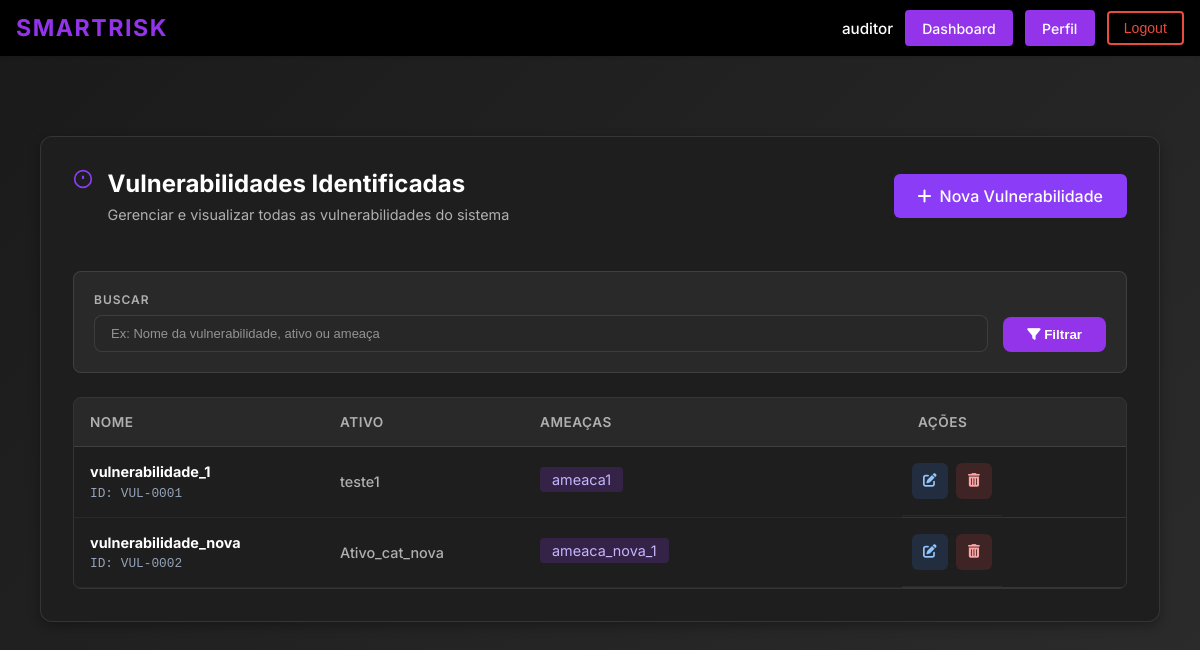
The page /lista_vulnerabilidades/ (signed in) on the database as committed earlier.
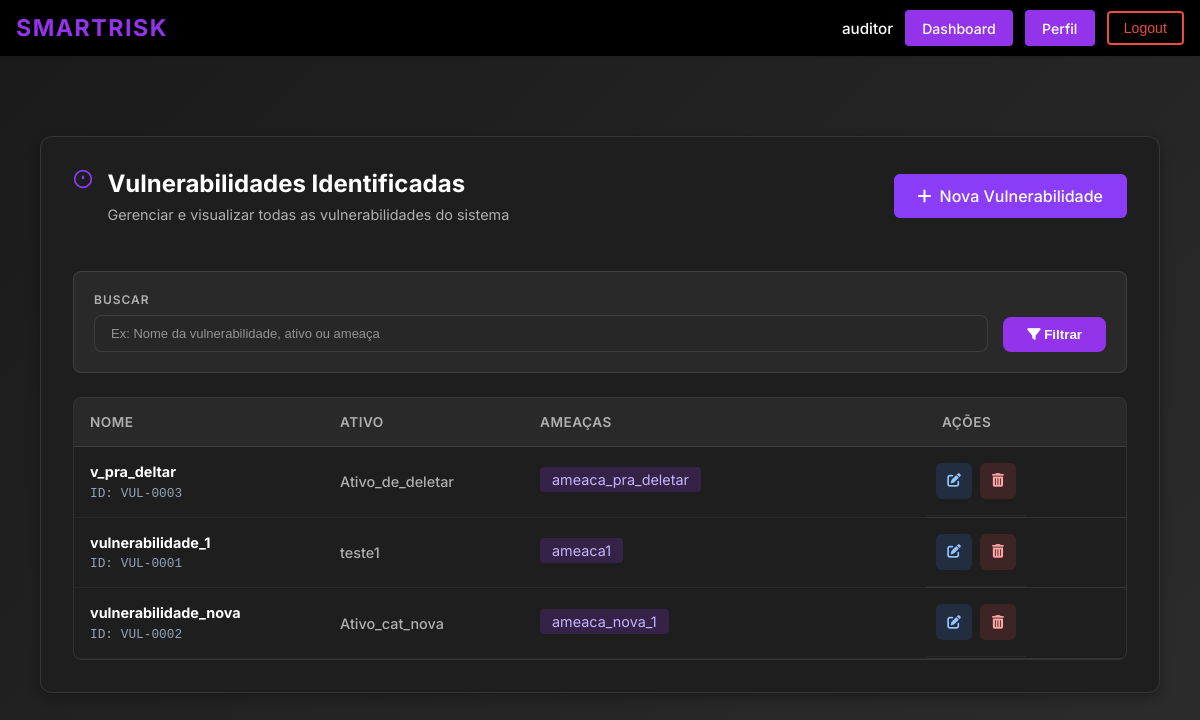
The same page on the database as committed later.
### ismsapp/models.py (models this page shows, shortened)
class Vulnerabilidade(models.Model):
    """The asset that has this vulnerability. Each vulnerability is linked to exactly one asset, but an asset can have multiple vulnerabilities."""
    ativo = models.ForeignKey(
        Ativo,
        on_delete = models.CASCADE,
        related_name = "vulnerabilidades",
        help_text = "O ativo que contém esta vulnerabilidade.",
    )
    """The threats that could exploit this vulnerability. Each vulnerability can be linked to multiple threats."""
    ameacas = models.ManyToManyField(
        Ameaca,
        related_name = "vulnerabilidades",
        help_text = "As ameaças que poderiam explorar esta vulnerabilidade.",
    )
    """Name/title of the vulnerability for easy identification."""
    nome = models.CharField(
        max_length=255,
        help_text="Nome ou título da vulnerabilidade identificada (ex: Falta de validação de entradas).",
    )
    class Meta:
        verbose_name = "Vulnerabilidade"
        verbose_name_plural = "Vulnerabilidades"

class Ativo(models.Model):
    """Name/identifier of the asset (e.g., 'Servidor de Banco de Dados Prod-01')."""
    nome = models.CharField(
        max_length=255,
        default="Ativo",
        help_text="Nome único ou identificador do ativo (ex.: 'Servidor de Banco de Dados Prod-01').",
    )
    """Foreign key to the asset category that classifies this asset."""
    categoria = models.ForeignKey(
        CategoriaAtivo,
        on_delete=models.SET_NULL,
        null=True,
        related_name="ativos",
        help_text="Categoria que classifica este ativo.",
    )
    """Numeric score for the Confidentiality dimension, indicating how sensitive the asset's information is. Higher values mean greater damage if data is disclosed without authorization."""
    confidencialidade = models.PositiveSmallIntegerField(
        verbose_name = "Confidencialidade (C)",
        default = 0,
        help_text = (
            "Grau de sensibilidade das informações deste ativo. "
            "Uma pontuação mais alta indica maior prejuízo caso os dados sejam divulgados sem autorização."
        ),
    )
    """Numeric score for the Integrity dimension, indicating how critical it is that the asset's data remains accurate and unaltered. Higher values mean greater harm if data is modified or corrupted."""
    integridade = models.PositiveSmallIntegerField(
        verbose_name = "Integridade (I)",
        default = 0,
        help_text = (
            "Grau de criticalidade do dado deste ativo. "
            "Uma pontuação mais alta indica maior dano se os dados forem modificados ou corrompidos."
        ),
    )
    """Numeric score for the Availability dimension, indicating how important it is that the asset is accessible when needed. Higher values mean more severe impact if the asset becomes unavailable."""
    disponibilidade = models.PositiveSmallIntegerField(
        verbose_name = "Disponibilidade (D)",
        default = 0,
        help_text = (
            "Grau de importância do acesso a este ativo quando necessário. "
            "Uma pontuação mais alta indica impacto mais severo se o ativo se tornar indisponível."
        ),
    )
    """The Privacy dimension score, indicating how much the asset handles personal data subject to privacy regulations. Higher values mean greater exposure to privacy-related obligations and risks."""
    privacidade = models.PositiveSmallIntegerField(
        verbose_name = "Privacidade (P)",
        default = 0,
        help_text = (
            "O grau em que este ativo lida com dados pessoais sujeitos a regulamentações de privacidade. "
            "Uma pontuação mais alta indica maior exposição a obrigações e riscos relacionados à privacidade."
        ),
    )
    """Composite CIDP weight calculated from the four dimension scores previously defined. This value is used in risk scoring to reflect the overall criticality of the asset. Consider overriding the save() method or using a @property to automatically keep this value in sync whenever any of the individual dimension scores are updated."""
    peso_cidp = models.DecimalField(
        max_digits = 5,
        decimal_places = 2,
        default = 0,
        help_text = (
            "Peso composto CIDP calculado a partir das quatro pontuações de dimensão acima. "
        ),
    )
    class Meta:
        verbose_name = "Ativo"
        verbose_name_plural = "Ativos"

class Ameaca(models.Model):
    """The name/title of the threat."""
    nome = models.CharField(
        max_length=255,
        help_text="Nome ou título da ameaça (ex: Ransomware Cryptolocker).",
    )
    """The assets that this threat targets. A threat can affect multiple assets."""
    ativos = models.ManyToManyField(
        Ativo,
        related_name = "ameacas",
        help_text = "Os ativos que esta ameaça tem como alvo.",
    )
    class Meta:
        verbose_name = "Ameaça"
        verbose_name_plural = "Ameaças"

### ismsapp/views.py (the view)
# urls.py: path("lista_vulnerabilidades/", views.ReadVulnerabilidadeView.as_view(), name="lista_vulnerabilidades"),
class ReadVulnerabilidadeView(View):
    template_name = "ismsapp/lista_vulnerabilidades.html"
    def _check_permission(self, user):
        if not user.is_authenticated:
            return False
        user_profile = getattr(user, 'profile', None)
        if not user_profile:
            return False
        allowed_actors = [
            UserProfile.Actor.AUDITOR,
            UserProfile.Actor.ANALISTA
        ]
        return user_profile.actor_type in allowed_actors
    @method_decorator(login_required(login_url="login"))
    def get(self, request, *args, **kwargs):
        if not self._check_permission(request.user):
            messages.error(request, "Você não tem permissão para acessar esta página.")
            return redirect('dashboard')
        from .models import Vulnerabilidade
        from django.db.models import Q
        search_query = request.GET.get('search', '').strip()
        vulnerabilidades = Vulnerabilidade.objects.select_related('ativo').prefetch_related('ameacas').order_by('nome')
        if search_query:
            vulnerabilidades = vulnerabilidades.filter(
                Q(nome__icontains=search_query) |
                Q(ativo__nome__icontains=search_query) |
                Q(ameacas__nome__icontains=search_query)
            ).distinct()
        total = vulnerabilidades.count()
        pode_editar_deletar = self._check_permission(request.user)
        contexto = {
            'vulnerabilidades': vulnerabilidades,
            'total_vulnerabilidades': total,
            'search_query': search_query,
            'pode_editar_deletar': pode_editar_deletar,
        }
        return render(request, self.template_name, contexto)

### ismsapp/templates/ismsapp/lista_vulnerabilidades.html (shortened to what this page needs)
{% extends "ismsapp/base.html" %}
{% load static %}
{% block extra_css %}
<link href="https://cdnjs.cloudflare.com/ajax/libs/font-awesome/6.4.0/css/all.min.css" rel="stylesheet">
<link href="{% static 'css/ismsapp/gestao_vulnerabilidades.css' %}" rel="stylesheet">
<link href="{% static 'css/ismsapp/lista_vulnerabilidades.css' %}" rel="stylesheet">
{% endblock %}
{% block content %}
<div class="page">
  <div class="card vulnerabilities-card">
    <div class="card-header-simple page-header">
      <div class="header-title-group">
        <svg width="20" height="20" viewBox="0 0 24 24" fill="none" stroke="#8b3cf7" stroke-width="2">
          <circle cx="12" cy="12" r="10"/>
          <path d="M12 8v4m0 4v.01" stroke-width="2.5"/>
        </svg>
        <div>
          <h2>Vulnerabilidades Identificadas</h2>
          <p>Gerenciar e visualizar todas as vulnerabilidades do sistema</p>
        </div>
      </div>
      <a href="{% url 'gestao_vulnerabilidades' %}" class="add-vulnerability-button">
        <i class="fas fa-plus"></i> Nova Vulnerabilidade
      </a>
    </div>
    <div class="filter-section">
      <form method="get" class="filter-form">
        <div class="filter-group">
          <label for="search">Buscar</label>
          <input type="text" id="search" name="search" value="{{ search_query }}" placeholder="Ex: Nome da vulnerabilidade, ativo ou ameaça">
        </div>
        <button type="submit" class="filter-button">
          <i class="fas fa-filter"></i> Filtrar
        </button>
      </form>
    </div>
    {% if vulnerabilidades %}
      <div class="vulnerabilities-table-wrapper">
        <table class="vulnerabilities-table">
          <thead>
            <tr>
              <th>NOME</th>
              <th>ATIVO</th>
              <th>AMEAÇAS</th>
              <th>AÇÕES</th>
            </tr>
          </thead>
          <tbody>
            {% for vuln in vulnerabilidades %}
              <tr>
                <td class="vuln-id-cell">
                  <div class="vuln-id">{{ vuln.nome }}</div>
                  <div class="vuln-meta-id">ID: VUL-{{ vuln.id|stringformat:"04d" }}</div>
                </td>
                <td class="asset-cell">{{ vuln.ativo.nome }}</td>
                <td class="ameacas-cell">
                  {% if vuln.ameacas.all %}
                    {% for ameaca in vuln.ameacas.all %}
                      <span class="vuln-tag">
                        {{ ameaca.nome }}
                      </span>
                    {% endfor %}
                  {% else %}
                    <span class="no-ameacas">Nenhuma ameaça associada</span>
                  {% endif %}
                </td>
                <td class="actions-cell">
                  <a href="{% url 'editar_vulnerabilidade' vuln.id %}" class="action-btn action-edit" title="Editar">
                    <i class="fas fa-edit"></i>
                  </a>
                  <button type="button" class="action-btn action-delete js-delete-trigger" title="Deletar" data-delete-url="{% url 'deletar_vulnerabilidade' vuln.id %}" data-delete-name="VUL-{{ vuln.id|stringformat:'04d' }}">
                    <i class="fas fa-trash-alt"></i>
                  </button>
                </td>
              </tr>
            {% endfor %}
          </tbody>
        </table>
      </div>
    {% endif %}
  </div>
</div>
{% endblock %}

Rows that differ between the two databases and show on the page:
added Vulnerabilidade: nome "v_pra_deltar", id "0003", ativo.nome "Ativo_de_deletar"
added Ameaca: nome "ameaca_pra_deletar", shown under "v_pra_deltar"
